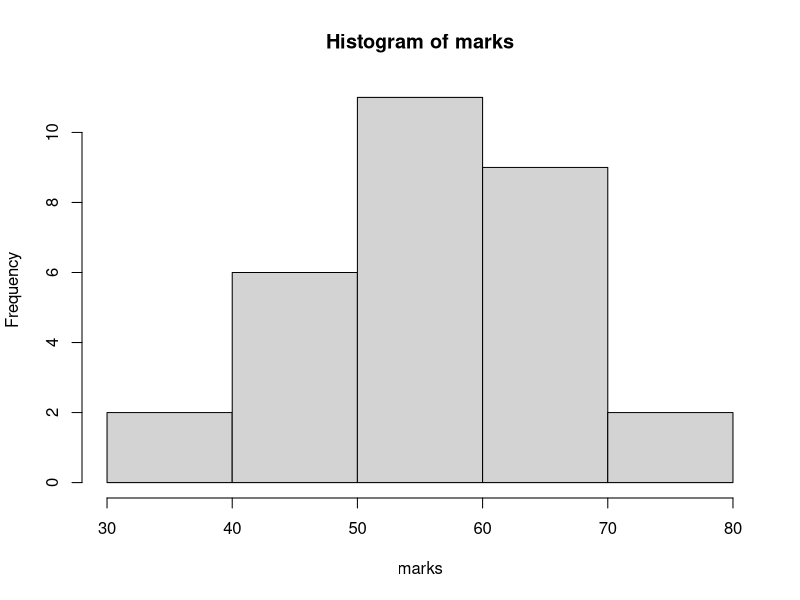
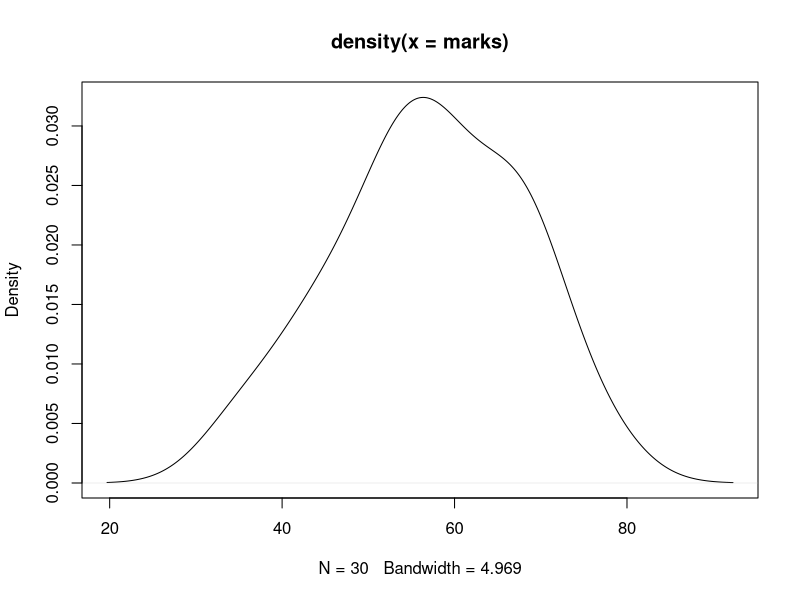
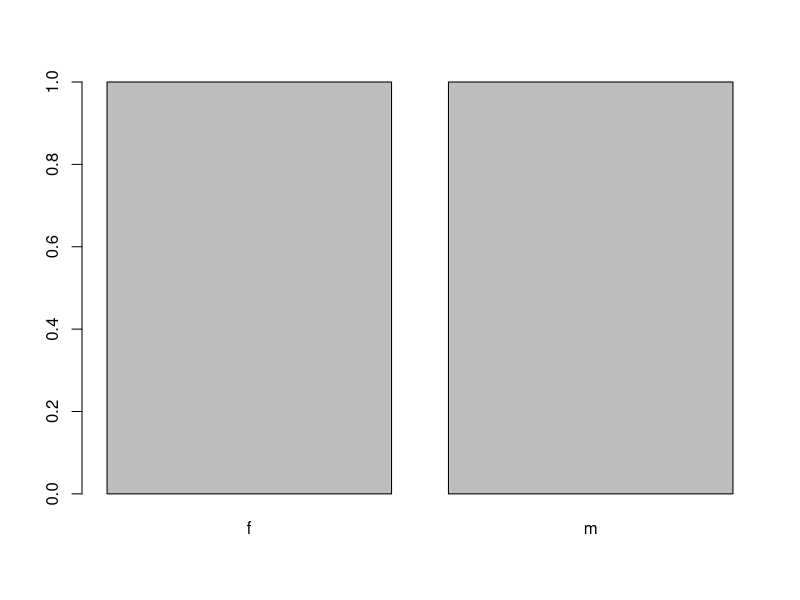
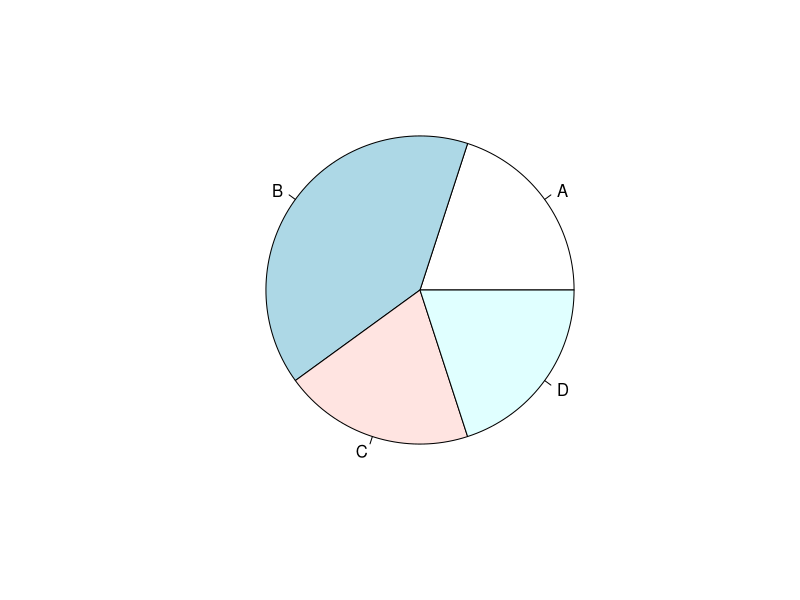

Write the R code that produced these figures, in order.
#vector
x=c(1,2,3)
x1=1:100000
length(x1)
x
x1
x2=seq(10,100,2)
x2
?seq

#numeric vector----



(marks=rnorm(n=30,mean=60,sd=10))
?rnorm

mean(marks)
median(marks)
sd(marks)
var(marks)
summary(marks)

#Properties of Vectors

length(marks)
str(marks)
class(marks)
hist(marks)
plot(density(marks))

#character vector----

names=c('ram','bob','robin')
length(names)
class(names)
summary(names)

gender=c('m','f')
summary(gender)
genderF=factor(gender)
summary(genderF)


grades= c('A','B','C','D','B')
gradesF = factor(grades,ordered=T)
summary(gradesF)
gradesF

gradesF1 = factor(grades,ordered=T,levels=c('D','B','A','C'))
gradesF1


table(gender)
barplot(table(gender))
pie(table(gradesF))


#locical vector----

married = c(TRUE, FALSE, T,F,T,F,T,T)
married
sum(married)
class(married)
summary(married)


#subset of marks
marks

trunc(marks); round(marks,1); floor(marks); ceiling(marks)
marks1=trunc(marks)
marks1
marks1[1]
marks1[1:5]
marks1[-2]
marks1[c(1,5,10)]

marks1[-c(1.10)]
mean(marks1[-c(1.10)])
marks1[marks1>60]
marks1>6
marks1[marks1>60&marks<70]

set.seed(1234)
gender2=sample(c('M','F'),size=30,replace=T,prob=c(.6,.4))
gender2
?sample
table(gender2)
prop.table(table(gender2))
table(gender2)
